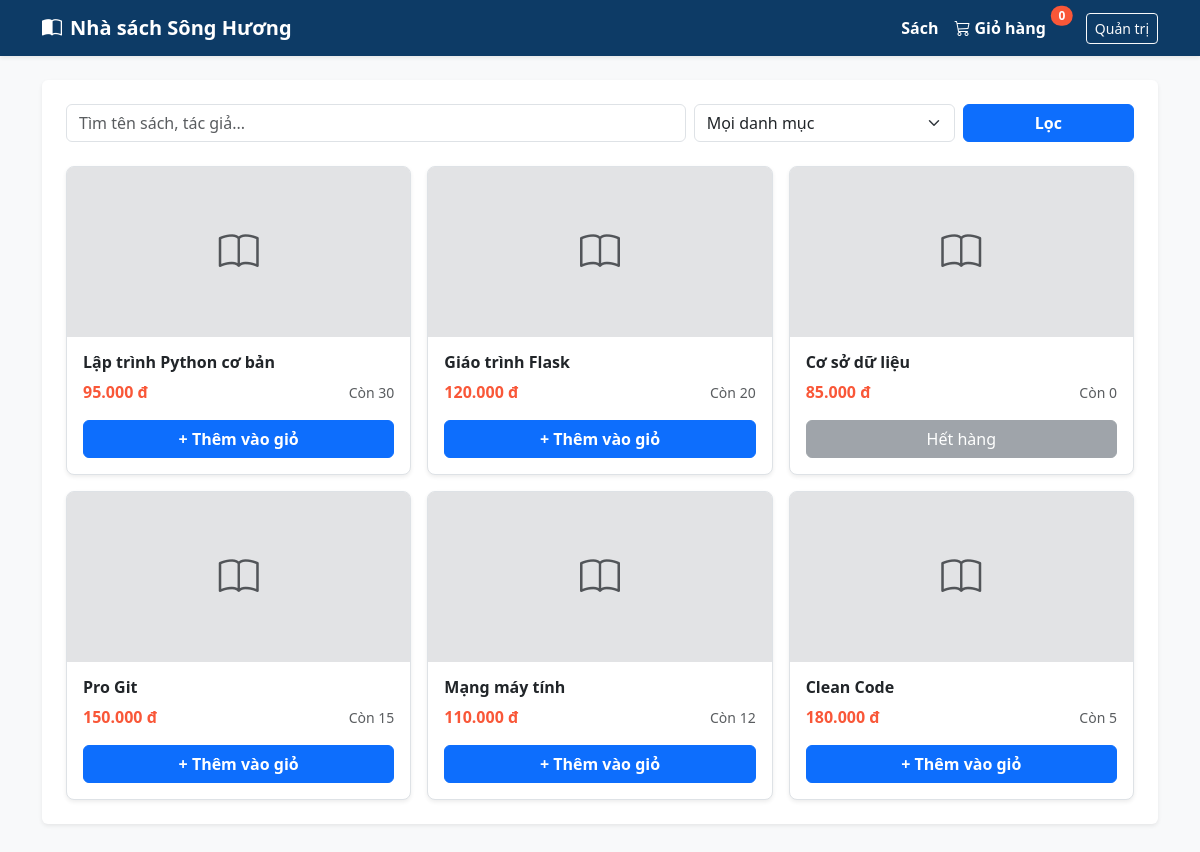
/books, run on the app's committed database.
### models.py (models this page shows)
class Book(db.Model):
    __tablename__ = "books"
    id: Mapped[int] = mapped_column(primary_key=True)
    title: Mapped[str] = mapped_column(String(200), unique=True, nullable=False)
    author: Mapped[str] = mapped_column(String(100), nullable=False)
    publisher: Mapped[Optional[str]] = mapped_column(String(100), default="NXB Đại học Huế")
    publish_year: Mapped[int] = mapped_column(default=2024)
    price: Mapped[int] = mapped_column(nullable=False)
    stock: Mapped[int] = mapped_column(default=0)
    description: Mapped[Optional[str]] = mapped_column(Text, nullable=True)
    cover_image: Mapped[Optional[str]] = mapped_column(String(255), nullable=True)
    category_id: Mapped[int] = mapped_column(ForeignKey("categories.id"), nullable=False)
    category: Mapped["Category"] = relationship(back_populates="books")
    order_items: Mapped[List["OrderItem"]] = relationship(back_populates="book")

### app.py (the view)
@app.get("/books")
def books_list():
    q = request.args.get("q", "").strip()
    category_id = request.args.get("category_id", type=int)
    stmt = db.select(Book).order_by(Book.id.asc())
    if q:
        stmt = stmt.where(or_(Book.title.ilike(f"%{q}%"), Book.author.ilike(f"%{q}%")))
    if category_id:
        stmt = stmt.where(Book.category_id == category_id)
    books = db.session.execute(stmt).scalars().all()
    categories = db.session.execute(db.select(Category).order_by(Category.name)).scalars().all()
    return render_template(
        "books.html",
        books=books,
        categories=categories,
        q=q,
        selected_category_id=category_id
    )

### app.py (called while the page is built)
@app.context_processor
def inject_globals():
    cart = session.get("cart", {})
    cart_count = sum(cart.values())
    pending_orders_count = db.session.scalar(
        db.select(func.count(Order.id)).where(Order.status == "Chờ xác nhận")
    ) or 0
    return dict(cart_count=cart_count, pending_orders_count=pending_orders_count)

### templates/books.html (shortened to what this page needs)
{% extends "base.html" %}
{% block content %}
<div class="card border-0 shadow-sm p-4">
    <form method="GET" action="{{ url_for('books_list') }}" class="row g-2 mb-4">
        <div class="col-md-7">
            <input type="text" name="q" class="form-control" value="{{ q }}" placeholder="Tìm tên sách, tác giả...">
        </div>
        <div class="col-md-3">
            <select name="category_id" class="form-select">
                <option value="">Mọi danh mục</option>
            </select>
        </div>
        <div class="col-md-2">
            <button type="submit" class="btn btn-primary w-100 fw-bold">Lọc</button>
        </div>
    </form>
    <div class="row g-3">
        {% for book in books %}
        <div class="col-md-4">
            <div class="card h-100 border rounded-3 shadow-sm">
                <a href="{{ url_for('book_detail', book_id=book.id) }}" class="text-decoration-none">
                    {% if book.cover_image %}
                        <img src="{{ url_for('static', filename='uploads/' + book.cover_image) }}"
                             class="card-img-top object-fit-cover" style="height: 170px;" alt="{{ book.title }}">
                    {% else %}
                        <div class="bg-secondary-subtle text-muted d-flex align-items-center justify-content-center rounded-top" style="height: 170px;">
                            <i class="bi bi-book fs-1"></i>
                        </div>
                    {% endif %}
                </a>
                <div class="card-body d-flex flex-column">
                    <h6 class="card-title fw-bold mb-2">
                        <a href="{{ url_for('book_detail', book_id=book.id) }}" class="text-dark text-decoration-none">
                            {{ book.title }}
                        </a>
                    </h6>
                    <div class="d-flex justify-content-between align-items-center mb-3 mt-auto">
                        <span class="fw-bold" style="color: #f95738;">{{ "{:,.0f}".format(book.price).replace(",", ".") }} đ</span>
                        <small class="text-muted">Còn {{ book.stock }}</small>
                    </div>
                    {% if book.stock > 0 %}
                        <form method="POST" action="{{ url_for('add_to_cart', book_id=book.id) }}">
                            <button type="submit" class="btn btn-primary w-100 fw-semibold">+ Thêm vào giỏ</button>
                        </form>
                    {% else %}
                        <button class="btn btn-secondary w-100" disabled>Hết hàng</button>
                    {% endif %}
                </div>
            </div>
        </div>
        {% else %}
        <div class="col-12 text-center text-muted py-5">Không tìm thấy sách phù hợp.</div>
        {% endfor %}
    </div>
</div>
{% endblock %}

### templates/base.html (shortened to what this page needs)
<!DOCTYPE html>
<html lang="vi">
<head>
    <link href="https://cdn.jsdelivr.net/npm/bootstrap@5.3.3/dist/css/bootstrap.min.css" rel="stylesheet">
    <link href="https://cdn.jsdelivr.net/npm/bootstrap-icons@1.11.3/font/bootstrap-icons.min.css" rel="stylesheet">
</head>
<body class="bg-light">
    <nav class="navbar navbar-expand-lg navbar-dark shadow-sm mb-4" style="background-color: #0d3b66;">
        <div class="container">
            <a class="navbar-brand fw-bold" href="{{ url_for('books_list') }}">
                <i class="bi bi-book-half me-2"></i>Nhà sách Sông Hương
            </a>
            <div class="d-flex align-items-center gap-3 ms-auto">
                <a class="nav-link text-white fw-semibold" href="{{ url_for('books_list') }}">Sách</a>
                <a class="nav-link text-white fw-semibold position-relative pe-3" href="{{ url_for('cart_view') }}">
                    <i class="bi bi-cart3 me-1"></i>Giỏ hàng
                    <span class="position-absolute top-0 start-100 translate-middle badge rounded-pill" style="background-color: #f95738;">
                        {{ cart_count }}
                    </span>
                </a>
                <a class="btn btn-outline-light btn-sm ms-2" href="{{ url_for('admin_dashboard') }}">Quản trị</a>
            </div>
        </div>
    </nav>
    <div class="container mb-5">
        {% block content %}{% endblock %}
    </div>
</body>
</html>

### data on the page
Book: title "Lập trình Python cơ bản", price "95.000", stock "30"
Book: title "Giáo trình Flask", price "120.000", stock "20"
Book: title "Cơ sở dữ liệu", price "85.000", stock "0", shows "Hết hàng"
Book: title "Pro Git", price "150.000", stock "15"
Book: title "Mạng máy tính", price "110.000", stock "12"
Book: title "Clean Code", price "180.000", stock "5"

### other printed values
{{ cart_count }} "0"
